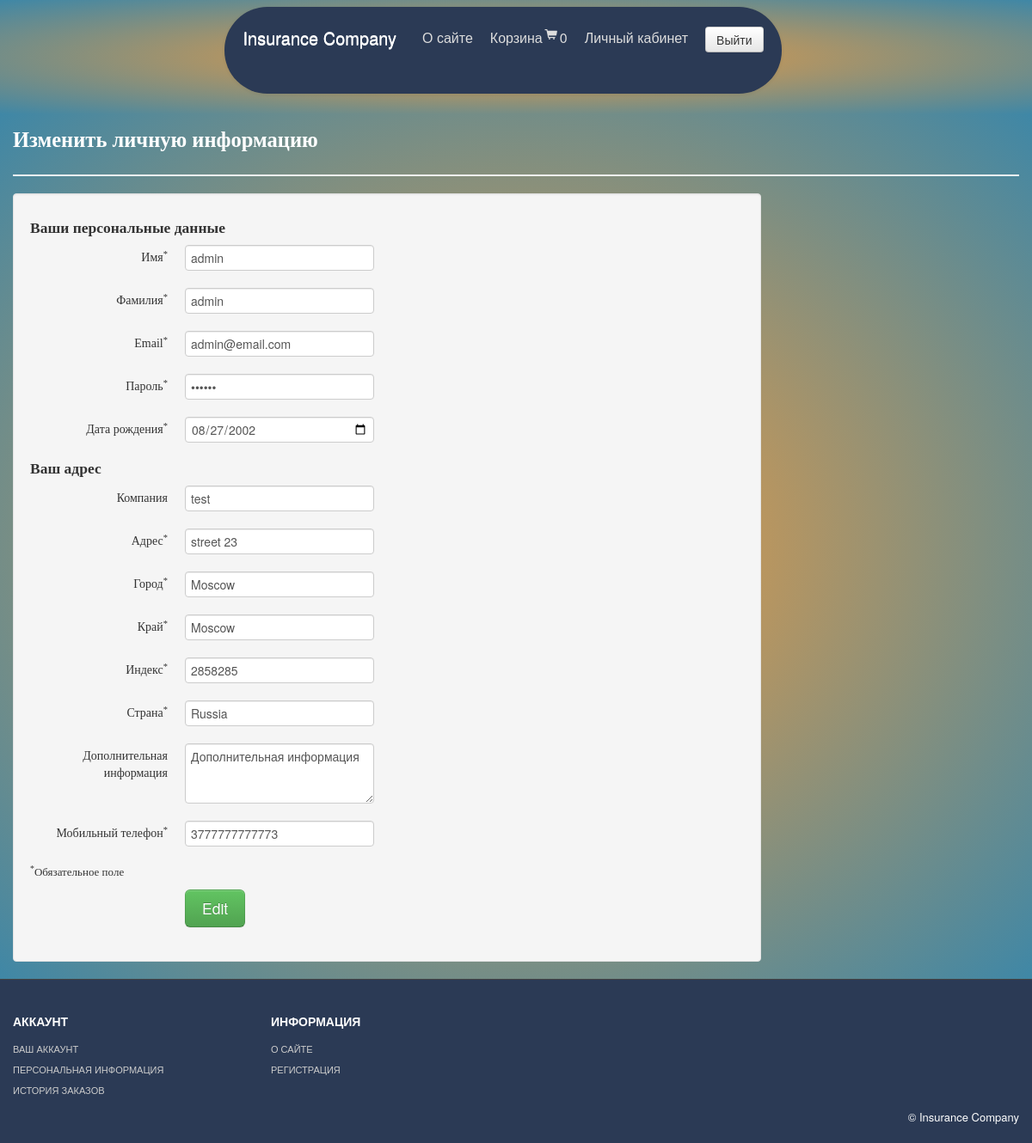
Page /cabinet/edit (signed in) on the committed database.
### tables this page shows
CREATE TABLE `user` (
  `id` int NOT NULL,
  `first_name` varchar(55) NOT NULL,
  `last_name` varchar(55) NOT NULL,
  `email` varchar(255) NOT NULL,
  `password` varchar(255) NOT NULL,
  `birth` varchar(55) NOT NULL,
  `company` varchar(255) NOT NULL,
  `address` varchar(255) NOT NULL,
  `city` varchar(255) NOT NULL,
  `state` varchar(255) NOT NULL,
  `postcode` int NOT NULL,
  `country` varchar(255) NOT NULL,
  `additional_info` text NOT NULL,
  `phone` varchar(255) NOT NULL,
  `date` timestamp NOT NULL DEFAULT CURRENT_TIMESTAMP,
  `status` int NOT NULL DEFAULT '1',
  `role` varchar(255) DEFAULT NULL
);

### app/controllers/CabinetController.php (called while the page is built, shortened)
<?php
class CabinetController
{
    public function actionEdit()
    {
        $userId = User::checkLogged();
        if ($userId == true) {
            $user = User::getUserById($userId);
        } else {
            header ("Location: /login");
        }
        $firstName = $user['first_name'];
        $lastName = $user['last_name'];
        $email = $user['email'];
        $password = $user['password'];
        $birth = $user['birth'];
        $company = $user['company'];
        $address = $user['address'];
        $city = $user['city'];
        $state = $user['state'];
        $postcode = $user['postcode'];
        $country = $user['country'];
        $phone = $user['phone'];
        $result = false;
        require_once(ROOT . '/views/cabinet/edit.php');
        return true;
    }
}

### app/components/Router.php (called while the page is built, shortened)
<?php
class Router {
    private $routes;
    public function __construct()
    {
        $routesPath = ROOT . '/app/config/routes.php';
        $this->routes = include($routesPath);
    }
    private function getURI()
    {
        if (!empty($_SERVER['REQUEST_URI'])) {
            return trim($_SERVER['REQUEST_URI'], '/');
        }
    }
    public function run()
    {
        $uri = $this->getURI();
        foreach ($this->routes as $uriPattern => $path) {
            if (preg_match("~$uriPattern~", $uri)) {
                $internalRoute = preg_replace("~$uriPattern~", $path, $uri);
                $segments = explode('/', $internalRoute);
                $controllerName = array_shift($segments).'Controller';
                $controllerName = ucfirst($controllerName);
                $actionName = 'action'.ucfirst(array_shift($segments));
                $parameters = $segments;
                $controllerFile = ROOT.'/app/controllers/'.$controllerName.'.php';
                if (is_file($controllerFile)) {
                    $controllerObject = new $controllerName;
                }
                $result = call_user_func_array(array($controllerObject, $actionName), $parameters);
                if ($result != null) {
                    break;
                }
            }
        }
    }
}

### index.php (called while the page is built, shortened)
<?php
$router = new Router();
$router->run();

### app/models/User.php (called while the page is built, shortened)
<?php
class User
{
    public static function getUserById($id)
    {
        $db = Db::getConnection();
        $sql = "SELECT * FROM user WHERE id = :id";
        $result = $db->prepare($sql);
        $result->bindParam(":id", $id, PDO::PARAM_INT);
        $result->setFetchMode(PDO::FETCH_ASSOC);
        $result->execute();
        return $result->fetch();
    }
}

### views/cabinet/edit.php (the view, shortened to what this page needs)
<?php include ROOT . '/views/layouts/header.php'; ?>
<div id="mainBody">
    <div class="container">
        <div class="row">
            <div class="span12">
                <h3 style="color: white">Изменить личную информацию</h3>
                <hr class="soft"/>
                <div class="row">
                    <div class="span9">
                        <div class="well">
                            <?php if (!$result): ?>
                                <form class="form-horizontal" action="" method="post">
                                    <h4>Ваши персональные данные</h4>
                                    <div class="control-group">
                                        <label class="control-label" for="inputFname1">Имя<sup>*</sup></label>
                                        <div class="controls">
                                            <input type="text" name="firstName" id="inputFname1" value="<?php echo $firstName;?>" placeholder="Имя">
                                        </div>
                                    </div>
                                    <div class="control-group">
                                        <label class="control-label" for="inputLname">Фамилия<sup>*</sup></label>
                                        <div class="controls">
                                            <input type="text" name="lastName" id="inputLname" value="<?php echo $lastName;?>" placeholder="Фамилия">
                                        </div>
                                    </div>
                                    <div class="control-group">
                                        <label class="control-label" for="input_email">Email<sup>*</sup></label>
                                        <div class="controls">
                                            <input type="text" name="email" id="input_email" value="<?php echo $email;?>" placeholder="Email">
                                        </div>
                                    </div>
                                    <div class="control-group">
                                        <label class="control-label" for="inputPassword1">Пароль<sup>*</sup></label>
                                        <div class="controls">
                                            <input type="password" name="password" id="inputPassword1" value="<?php echo $password;?>" placeholder="Пароль">
                                        </div>
                                    </div>
                                    <div class="control-group">
                                        <label class="control-label">Дата рождения<sup>*</sup></label>
                                        <div class="controls">
                                            <input type="date" name="birth" value="<?php echo $birth;?>" placeholder="дд-мм-г" />
                                        </div>
                                    </div>
                                    <h4>Ваш адрес</h4>
                                    <div class="control-group">
                                        <label class="control-label" for="company">Компания</label>
                                        <div class="controls">
                                            <input type="text" name="company" id="company" value="<?php echo $company;?>" placeholder="компания"/>
                                        </div>
                                    </div>
                                    <div class="control-group">
                                        <label class="control-label" for="address">Адрес<sup>*</sup></label>
                                        <div class="controls">
                                            <input type="text" name="address" id="address" value="<?php echo $address;?>" placeholder="Адрес"/>
                                        </div>
                                    </div>
                                    <div class="control-group">
                                        <label class="control-label" for="city">Город<sup>*</sup></label>
                                        <div class="controls">
                                            <input type="text" name="city" id="city" value="<?php echo $city;?>" placeholder="city"/>
                                        </div>
                                    </div>
                                    <div class="control-group">
                                        <label class="control-label" for="state">Край<sup>*</sup></label>
                                        <div class="controls">
                                            <input type="text" name="state" id="state" value="<?php echo $state;?>" placeholder="State"/>
                                        </div>
                                    </div>
                                    <div class="control-group">
                                        <label class="control-label" for="postcode">Индекс<sup>*</sup></label>
                                        <div class="controls">
                                            <input type="text" name="postcode" id="postcode" value="<?php echo $postcode;?>" placeholder="Zip / Postal Code"/>
                                        </div>
                                    </div>
                                    <div class="control-group">
                                        <label class="control-label" for="country">Страна<sup>*</sup></label>
                                        <div class="controls">
                                            <input type="text" name="country" id="country" value="<?php echo $country;?>" placeholder="Country"/>
                                        </div>
                                    </div>
                                    <div class="control-group">
                                        <label class="control-label" for="aditionalInfo">Дополнительная информация</label>
                                        <div class="controls">
                                            <textarea name="info" id="aditionalInfo" cols="26" rows="3">Дополнительная информация</textarea>
                                        </div>
                                    </div>
                                    <div class="control-group">
                                        <label class="control-label" for="phone">Мобильный телефон<sup>*</sup></label>
                                        <div class="controls">
                                            <input type="text"  name="phone" id="phone" value="<?php echo $phone;?>" placeholder="Phone"/>
                                        </div>
                                    </div>
                                    <p><sup>*</sup>Обязательное поле</p>
                                    <div class="control-group">
                                        <div class="controls">
                                            <input class="btn btn-large btn-success" type="submit" name="submit" value="Edit" />
                                        </div>
                                    </div>
                                </form>
                            <?php else: ?>
                                <p>Наша информация обновляется!</p>
                            <?php endif; ?>
                        </div>
                    </div>
                </div>
            </div>
        </div>
    </div>
</div>
<?php include ROOT . '/views/layouts/footer.php'; ?>

### template/themes/css/base.css (style rules this page uses)
#mainBody { background: radial-gradient(#f69d3c, #3f87a6); background-size: cover; background-position: top; font-family: Ouroboros; background-blend-mode: multiply; }

### rows in the picture
user: firstName "admin", lastName "admin", email "admin@email.com", birth "08/27/2002", company "test", address "street 23", city "Moscow", state "Moscow", postcode "2858285", country "Russia", phone "3777777777773"
